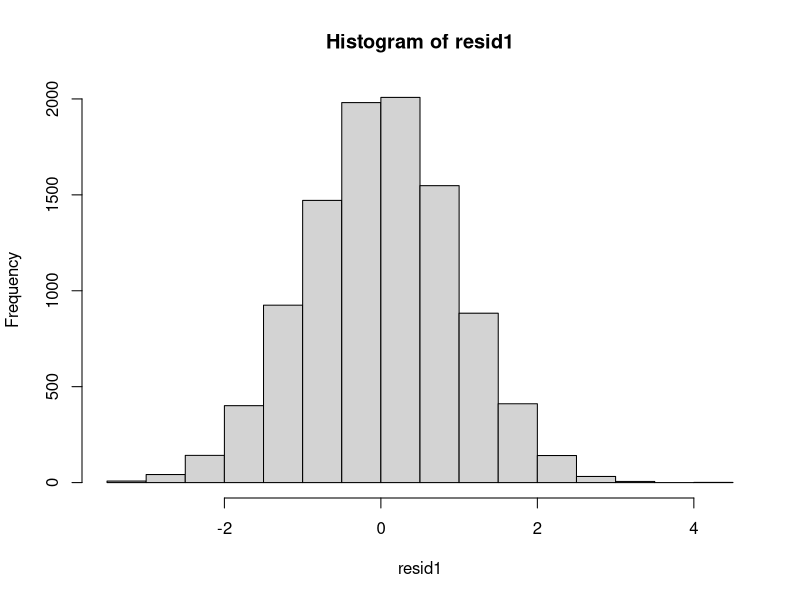
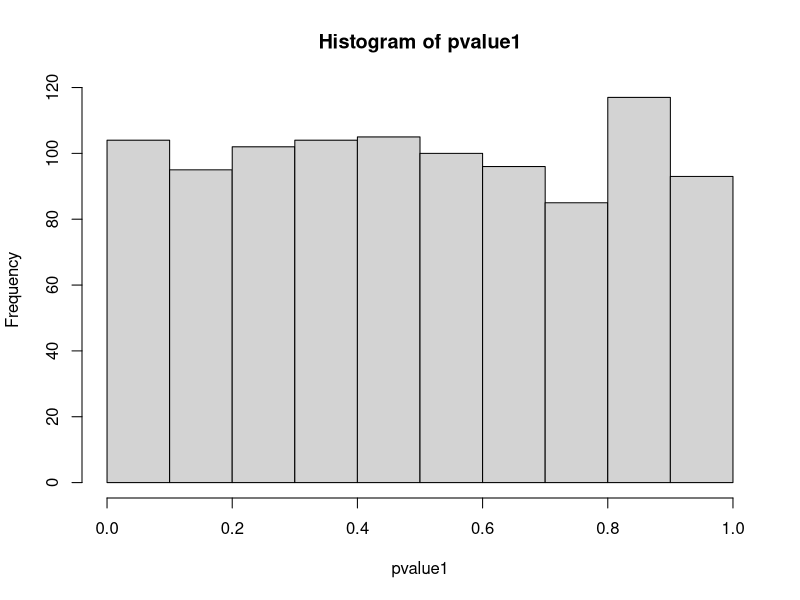
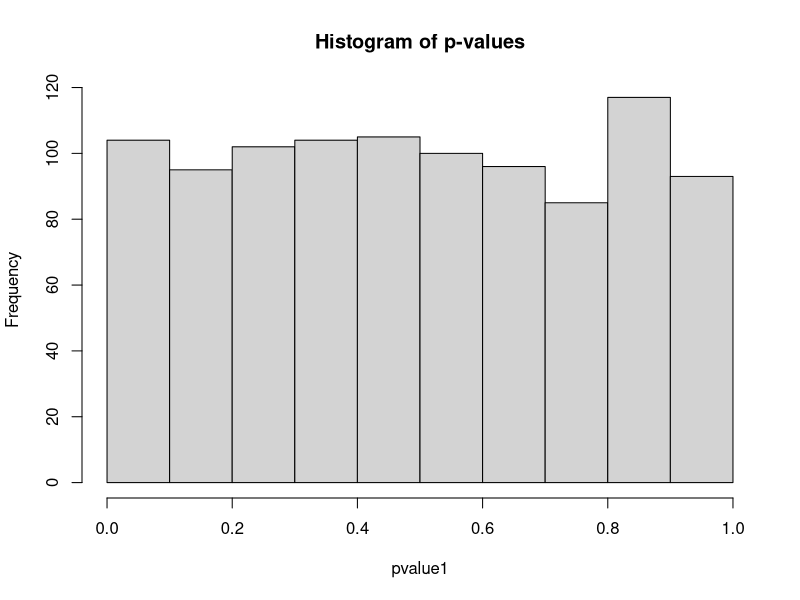
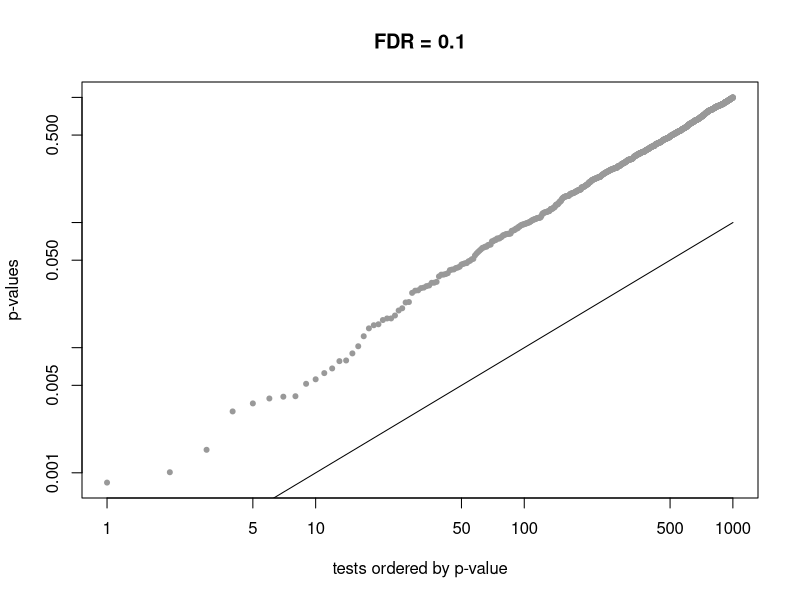

These figures' R source, in order:
## ---- chunk 1

## set working directory
setwd("/cloud/project/file")
## ---- chunk 2
##load packages
install.packages('ggplot2')
library(ggplot2)
## ---- chunk 3
## FDR function 
### set the fdr function

fdr <- function(pvals, q, plotit=FALSE){
  pvals <- pvals[!is.na(pvals)]
  N <- length(pvals)
  
  k <- rank(pvals, ties.method="min")
  alpha <- max(pvals[ pvals <= (q*k/N) ])
  
  if(plotit){
    sig <- factor(pvals <= alpha)
    o <- order(pvals)
    plot(pvals[o], log="xy", col=c("grey60","red")[sig[o]], pch=20, 
         ylab="p-values", xlab="tests ordered by p-value", main = paste('FDR =',q))
    lines(1:N, q*(1:N) / N)
  }
  
  return(alpha)
}

## ---- chunk 4
set.seed(5726)
mx1 <- matrix(rnorm((10000*1001),mean=0,sd=1) , nrow=10000, ncol = 1001)
## ---- chunk 5
y <- mx1[1:10000,1]
x <- mx1[1:10000,2:1001]
## ---- chunk 6
summary(lm(y~x))
resid1<-residuals(lm(y~x))
hist(resid1)
ks.test(resid1, 'pnorm')
mean(resid1)
## ---- chunk 7
pvalue1 <-(summary(lm(y~x)) $ coefficients)[,4]
plot(hist(pvalue1), main="Histogram of p-values")
ks.test(pvalue1,"punif")
## ---- chunk 8
model1_sig1 <- length(which(pvalue1<0.01))
model1_sig1
## ---- chunk 9
fdr(pvalue1,0.1,plotit=TRUE)
